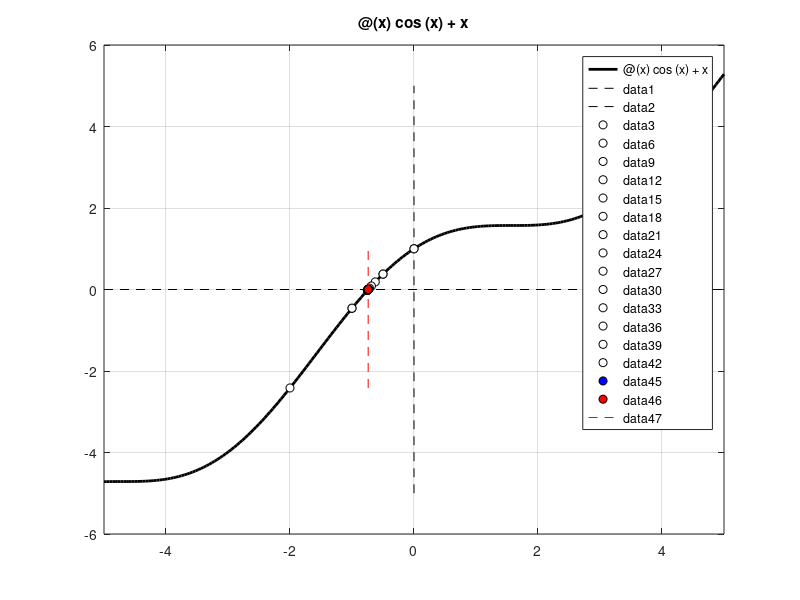

Write the MATLAB code that produced this figure.
%Método de la bisección
%Ingresa los datos de entrada para encontrar la raíz de una función en un
%intervalo dado y presiona Enter repetidas veces para ver el proceso paso
%por paso.
clc; clear all;
f=@(x) cos(x)+x; %Función dependiente de x.
fplot(f,'k-','LineWidth',2); %Grafica la función de color negro y grosor 2
title(func2str(f)); hold on; grid on; %Título de la función.
line([-5 5],[0 0],'Color','k','LineStyle','--'); %Marca el eje X.
line([0 0],[-5 5],'Color','k','LineStyle','--') %Marca el eje Y.
xl=-2; %Límite inferior.
xu=0; %Límite superior.
fxl=f(xl); %Punto en Y para el límite inferior.
fxu=f(xu); %Punto en Y para el límite superior.
Niter=100; %Número de iteraciones. Recomiendo usar 100.
Tol=0.01; %Tolerancia para el criterio de convergencia a superar o igualar (%)
%% ~~~~~~~~~~~~~~~~~~~~~~~~~~~~Algoritmo~~~~~~~~~~~~~~~~~~~~~~~~~~~~~~~~~~%
x = linspace(xl,xu,100);
ylim = [min(f(x)),max(f(x))];
if fxl*fxu > 0 %Esta propiedad es la que hace que éste sea un método cerrado.
    error('No hay una raíz en ese intervalo!');
end
obj=plot([xl,xu],[fxl,fxu],'ko','markerfacecolor','b'); %Grafica los límites como puntos
fprintf('Presiona una tecla para continuar\n'); pause;

for i = 1:Niter
% Biseccionar
    xr(i)=(xl(i)+xu(i))/2; %Calcula el punto medio actual.
    fxr(i)=f(xr(i)); %Evalua la función en el punto medio actual.
    if f(xr(i))*f(xl(i)) > 0 %Si esta condición se cumple, la raíz NO está entre xl y xr
        xl(i+1) = xr(i); %El punto medio es el nuevo límite inferior.
        xu(i+1) = xu(i); %El límite superior se mantiene igual.
        fxl(i+1)=f(xl(i+1));
        fxu(i+1)=f(xu(i+1));
    elseif f(xr(i))*f(xu(i)) > 0 %Si esta condición se cumple, la raíz NO está entre xu y xr
        xu(i+1) = xr(i); %El punto medio es el nuevo límite superior.
        xl(i+1) = xl(i); %El límite inferior se mantiene igual.
        fxl(i+1)=f(xl(i+1));
        fxu(i+1)=f(xu(i+1));
    end
    xr(i+1)=(xu(i+1)+xl(i+1))/2; %Actulizamos el punto medio y su punto en Y
    fxr(i+1)=f(xr(i+1));
    Error(i+1)=abs((xr(i+1)-xr(i))/xr(i+1))*100; %Calcula el error relativo actual
    %Grafica nuevos puntos
    obj1 = plot(xr(i),fxr(i),'ko','markerfacecolor','r'); %Grafica el punto medio actual.
    obj2 = plot([xr(i),xr(i)],ylim,'r--'); %Grafica una línea vertical que pasa por el punto medio actual
    fprintf('Presiona una tecla para continuar\n'); pause;
    % Grafica el nuevo intervalo
    delete(obj1); delete(obj2); %Borra el punto medio actual y su línea de apoyo
    set(obj,'markerfacecolor','w'); %Vuelve blanco el punto que ya no nos sirve
    obj=plot([xl(i+1),xu(i+1)],[fxl(i+1),fxu(i+1)],'ko','markerfacecolor','b'); %Actualiza los límites
    fprintf('Presiona una tecla para continuar\n'); pause;
    if Error(i+1) < Tol %Si el error relativo es menor a la tolerancia exigida, se acaba el ciclo.
        fprintf('Convergencia!\n');
        obj1 = plot(xr(i),fxr(i),'ko','markerfacecolor','r');
        obj2 = plot([xr(i),xr(i)],ylim,'r--');
        break;
    end
end
%% ~~~~~~~~~~~~~~~~~~~~~~~~~~~~~Resultados~~~~~~~~~~~~~~~~~~~~~~~~~~~~~~~~%
Raiz=xr(end)
Error_relativo=Error(end)
Numero_iter=i+1